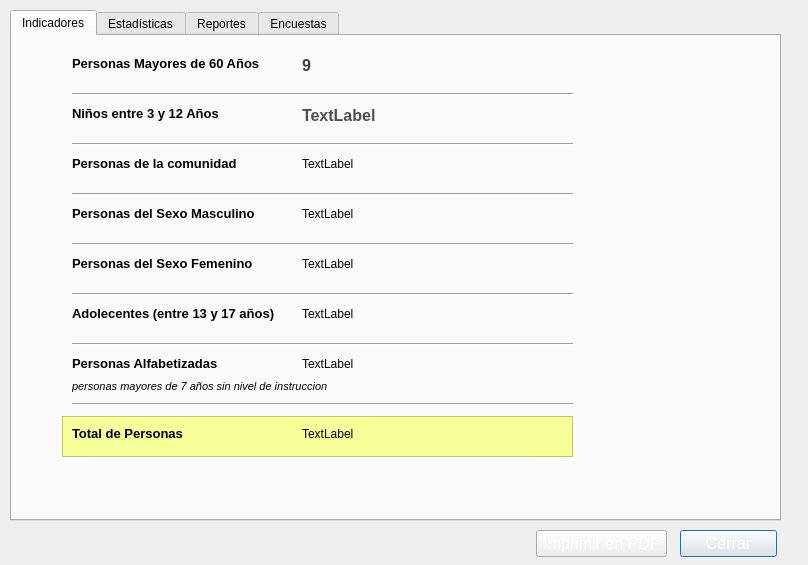
<?xml version="1.0" encoding="UTF-8"?>
<ui version="4.0">
 <class>DlgIndicadores</class>
 <widget class="QDialog" name="DlgIndicadores">
  <property name="geometry">
   <rect>
    <x>0</x>
    <y>0</y>
    <width>808</width>
    <height>565</height>
   </rect>
  </property>
  <property name="windowTitle">
   <string>Komunal - Indicadores</string>
  </property>
  <widget class="QTabWidget" name="tabWidget_2">
   <property name="geometry">
    <rect>
     <x>10</x>
     <y>10</y>
     <width>771</width>
     <height>511</height>
    </rect>
   </property>
   <property name="currentIndex">
    <number>0</number>
   </property>
   <widget class="QWidget" name="tab_3">
    <attribute name="title">
     <string>Indicadores</string>
    </attribute>
    <widget class="QLabel" name="label">
     <property name="geometry">
      <rect>
       <x>60</x>
       <y>20</y>
       <width>211</width>
       <height>16</height>
      </rect>
     </property>
     <property name="text">
      <string>&lt;!DOCTYPE HTML PUBLIC &quot;-//W3C//DTD HTML 4.0//EN&quot; &quot;http://www.w3.org/TR/REC-html40/strict.dtd&quot;&gt;
&lt;html&gt;&lt;head&gt;&lt;meta name=&quot;qrichtext&quot; content=&quot;1&quot; /&gt;&lt;style type=&quot;text/css&quot;&gt;
p, li { white-space: pre-wrap; }
&lt;/style&gt;&lt;/head&gt;&lt;body style=&quot; font-family:'Ubuntu'; font-size:9pt; font-weight:400; font-style:normal;&quot;&gt;
&lt;p style=&quot; margin-top:0px; margin-bottom:0px; margin-left:0px; margin-right:0px; -qt-block-indent:0; text-indent:0px;&quot;&gt;&lt;span style=&quot; font-size:10pt; font-weight:600;&quot;&gt;Personas Mayores de 60 Años&lt;/span&gt;&lt;/p&gt;&lt;/body&gt;&lt;/html&gt;</string>
     </property>
    </widget>
    <widget class="QLabel" name="lblMayor60">
     <property name="geometry">
      <rect>
       <x>290</x>
       <y>20</y>
       <width>261</width>
       <height>16</height>
      </rect>
     </property>
     <property name="text">
      <string>&lt;!DOCTYPE HTML PUBLIC &quot;-//W3C//DTD HTML 4.0//EN&quot; &quot;http://www.w3.org/TR/REC-html40/strict.dtd&quot;&gt;
&lt;html&gt;&lt;head&gt;&lt;meta name=&quot;qrichtext&quot; content=&quot;1&quot; /&gt;&lt;style type=&quot;text/css&quot;&gt;
p, li { white-space: pre-wrap; }
&lt;/style&gt;&lt;/head&gt;&lt;body style=&quot; font-family:'Ubuntu'; font-size:11pt; font-weight:400; font-style:normal;&quot;&gt;
&lt;p style=&quot; margin-top:0px; margin-bottom:0px; margin-left:0px; margin-right:0px; -qt-block-indent:0; text-indent:0px;&quot;&gt;&lt;span style=&quot; font-size:12pt; font-weight:600; color:#3f3f3f;&quot;&gt;9&lt;/span&gt;&lt;/p&gt;&lt;/body&gt;&lt;/html&gt;</string>
     </property>
    </widget>
    <widget class="QLabel" name="label_2">
     <property name="geometry">
      <rect>
       <x>60</x>
       <y>70</y>
       <width>161</width>
       <height>16</height>
      </rect>
     </property>
     <property name="text">
      <string>&lt;!DOCTYPE HTML PUBLIC &quot;-//W3C//DTD HTML 4.0//EN&quot; &quot;http://www.w3.org/TR/REC-html40/strict.dtd&quot;&gt;
&lt;html&gt;&lt;head&gt;&lt;meta name=&quot;qrichtext&quot; content=&quot;1&quot; /&gt;&lt;style type=&quot;text/css&quot;&gt;
p, li { white-space: pre-wrap; }
&lt;/style&gt;&lt;/head&gt;&lt;body style=&quot; font-family:'Ubuntu'; font-size:11pt; font-weight:400; font-style:normal;&quot;&gt;
&lt;p style=&quot; margin-top:0px; margin-bottom:0px; margin-left:0px; margin-right:0px; -qt-block-indent:0; text-indent:0px;&quot;&gt;&lt;span style=&quot; font-size:10pt; font-weight:600;&quot;&gt;Niños entre 3 y 12 Años&lt;/span&gt;&lt;/p&gt;&lt;/body&gt;&lt;/html&gt;</string>
     </property>
    </widget>
    <widget class="QLabel" name="lblNino">
     <property name="geometry">
      <rect>
       <x>290</x>
       <y>70</y>
       <width>261</width>
       <height>16</height>
      </rect>
     </property>
     <property name="text">
      <string>&lt;!DOCTYPE HTML PUBLIC &quot;-//W3C//DTD HTML 4.0//EN&quot; &quot;http://www.w3.org/TR/REC-html40/strict.dtd&quot;&gt;
&lt;html&gt;&lt;head&gt;&lt;meta name=&quot;qrichtext&quot; content=&quot;1&quot; /&gt;&lt;style type=&quot;text/css&quot;&gt;
p, li { white-space: pre-wrap; }
&lt;/style&gt;&lt;/head&gt;&lt;body style=&quot; font-family:'Ubuntu'; font-size:11pt; font-weight:400; font-style:normal;&quot;&gt;
&lt;p style=&quot; margin-top:0px; margin-bottom:0px; margin-left:0px; margin-right:0px; -qt-block-indent:0; text-indent:0px;&quot;&gt;&lt;span style=&quot; font-size:12pt; font-weight:600; color:#4f4f4f;&quot;&gt;TextLabel&lt;/span&gt;&lt;/p&gt;&lt;/body&gt;&lt;/html&gt;</string>
     </property>
    </widget>
    <widget class="QLabel" name="label_3">
     <property name="geometry">
      <rect>
       <x>60</x>
       <y>120</y>
       <width>191</width>
       <height>16</height>
      </rect>
     </property>
     <property name="text">
      <string>&lt;!DOCTYPE HTML PUBLIC &quot;-//W3C//DTD HTML 4.0//EN&quot; &quot;http://www.w3.org/TR/REC-html40/strict.dtd&quot;&gt;
&lt;html&gt;&lt;head&gt;&lt;meta name=&quot;qrichtext&quot; content=&quot;1&quot; /&gt;&lt;style type=&quot;text/css&quot;&gt;
p, li { white-space: pre-wrap; }
&lt;/style&gt;&lt;/head&gt;&lt;body style=&quot; font-family:'Ubuntu'; font-size:11pt; font-weight:400; font-style:normal;&quot;&gt;
&lt;p style=&quot; margin-top:0px; margin-bottom:0px; margin-left:0px; margin-right:0px; -qt-block-indent:0; text-indent:0px;&quot;&gt;&lt;span style=&quot; font-size:10pt; font-weight:600;&quot;&gt;Personas de la comunidad&lt;/span&gt;&lt;/p&gt;&lt;/body&gt;&lt;/html&gt;</string>
     </property>
    </widget>
    <widget class="QLabel" name="lblPersonasComunidad">
     <property name="geometry">
      <rect>
       <x>290</x>
       <y>120</y>
       <width>261</width>
       <height>16</height>
      </rect>
     </property>
     <property name="text">
      <string>TextLabel</string>
     </property>
    </widget>
    <widget class="QLabel" name="label_4">
     <property name="geometry">
      <rect>
       <x>60</x>
       <y>170</y>
       <width>201</width>
       <height>16</height>
      </rect>
     </property>
     <property name="text">
      <string>&lt;!DOCTYPE HTML PUBLIC &quot;-//W3C//DTD HTML 4.0//EN&quot; &quot;http://www.w3.org/TR/REC-html40/strict.dtd&quot;&gt;
&lt;html&gt;&lt;head&gt;&lt;meta name=&quot;qrichtext&quot; content=&quot;1&quot; /&gt;&lt;style type=&quot;text/css&quot;&gt;
p, li { white-space: pre-wrap; }
&lt;/style&gt;&lt;/head&gt;&lt;body style=&quot; font-family:'Ubuntu'; font-size:9pt; font-weight:400; font-style:normal;&quot;&gt;
&lt;p style=&quot; margin-top:0px; margin-bottom:0px; margin-left:0px; margin-right:0px; -qt-block-indent:0; text-indent:0px;&quot;&gt;&lt;span style=&quot; font-size:10pt; font-weight:600;&quot;&gt;Personas del Sexo Masculino&lt;/span&gt;&lt;/p&gt;&lt;/body&gt;&lt;/html&gt;</string>
     </property>
    </widget>
    <widget class="QLabel" name="label_5">
     <property name="geometry">
      <rect>
       <x>60</x>
       <y>220</y>
       <width>201</width>
       <height>16</height>
      </rect>
     </property>
     <property name="text">
      <string>&lt;!DOCTYPE HTML PUBLIC &quot;-//W3C//DTD HTML 4.0//EN&quot; &quot;http://www.w3.org/TR/REC-html40/strict.dtd&quot;&gt;
&lt;html&gt;&lt;head&gt;&lt;meta name=&quot;qrichtext&quot; content=&quot;1&quot; /&gt;&lt;style type=&quot;text/css&quot;&gt;
p, li { white-space: pre-wrap; }
&lt;/style&gt;&lt;/head&gt;&lt;body style=&quot; font-family:'Ubuntu'; font-size:9pt; font-weight:400; font-style:normal;&quot;&gt;
&lt;p style=&quot; margin-top:0px; margin-bottom:0px; margin-left:0px; margin-right:0px; -qt-block-indent:0; text-indent:0px;&quot;&gt;&lt;span style=&quot; font-size:10pt; font-weight:600;&quot;&gt;Personas del Sexo Femenino&lt;/span&gt;&lt;/p&gt;&lt;/body&gt;&lt;/html&gt;</string>
     </property>
    </widget>
    <widget class="QLabel" name="lblSexoFemenino">
     <property name="geometry">
      <rect>
       <x>290</x>
       <y>220</y>
       <width>261</width>
       <height>16</height>
      </rect>
     </property>
     <property name="text">
      <string>TextLabel</string>
     </property>
    </widget>
    <widget class="QLabel" name="lblSexoMasculino">
     <property name="geometry">
      <rect>
       <x>290</x>
       <y>170</y>
       <width>261</width>
       <height>16</height>
      </rect>
     </property>
     <property name="text">
      <string>TextLabel</string>
     </property>
    </widget>
    <widget class="QLabel" name="label_7">
     <property name="geometry">
      <rect>
       <x>60</x>
       <y>270</y>
       <width>221</width>
       <height>16</height>
      </rect>
     </property>
     <property name="text">
      <string>&lt;!DOCTYPE HTML PUBLIC &quot;-//W3C//DTD HTML 4.0//EN&quot; &quot;http://www.w3.org/TR/REC-html40/strict.dtd&quot;&gt;
&lt;html&gt;&lt;head&gt;&lt;meta name=&quot;qrichtext&quot; content=&quot;1&quot; /&gt;&lt;style type=&quot;text/css&quot;&gt;
p, li { white-space: pre-wrap; }
&lt;/style&gt;&lt;/head&gt;&lt;body style=&quot; font-family:'Ubuntu'; font-size:11pt; font-weight:400; font-style:normal;&quot;&gt;
&lt;p style=&quot; margin-top:0px; margin-bottom:0px; margin-left:0px; margin-right:0px; -qt-block-indent:0; text-indent:0px;&quot;&gt;&lt;span style=&quot; font-size:10pt; font-weight:600;&quot;&gt;Adolecentes (entre 13 y 17 años)&lt;/span&gt;&lt;/p&gt;&lt;/body&gt;&lt;/html&gt;</string>
     </property>
    </widget>
    <widget class="QLabel" name="label_8">
     <property name="geometry">
      <rect>
       <x>60</x>
       <y>320</y>
       <width>171</width>
       <height>16</height>
      </rect>
     </property>
     <property name="text">
      <string>&lt;!DOCTYPE HTML PUBLIC &quot;-//W3C//DTD HTML 4.0//EN&quot; &quot;http://www.w3.org/TR/REC-html40/strict.dtd&quot;&gt;
&lt;html&gt;&lt;head&gt;&lt;meta name=&quot;qrichtext&quot; content=&quot;1&quot; /&gt;&lt;style type=&quot;text/css&quot;&gt;
p, li { white-space: pre-wrap; }
&lt;/style&gt;&lt;/head&gt;&lt;body style=&quot; font-family:'Ubuntu'; font-size:11pt; font-weight:400; font-style:normal;&quot;&gt;
&lt;p style=&quot; margin-top:0px; margin-bottom:0px; margin-left:0px; margin-right:0px; -qt-block-indent:0; text-indent:0px;&quot;&gt;&lt;span style=&quot; font-size:10pt; font-weight:600;&quot;&gt;Personas Alfabetizadas&lt;/span&gt;&lt;/p&gt;&lt;/body&gt;&lt;/html&gt;</string>
     </property>
    </widget>
    <widget class="QLabel" name="lblAlfabetizada">
     <property name="geometry">
      <rect>
       <x>290</x>
       <y>320</y>
       <width>261</width>
       <height>16</height>
      </rect>
     </property>
     <property name="text">
      <string>TextLabel</string>
     </property>
    </widget>
    <widget class="Line" name="line">
     <property name="geometry">
      <rect>
       <x>60</x>
       <y>150</y>
       <width>501</width>
       <height>16</height>
      </rect>
     </property>
     <property name="orientation">
      <enum>Qt::Horizontal</enum>
     </property>
    </widget>
    <widget class="Line" name="line_2">
     <property name="geometry">
      <rect>
       <x>60</x>
       <y>200</y>
       <width>501</width>
       <height>16</height>
      </rect>
     </property>
     <property name="orientation">
      <enum>Qt::Horizontal</enum>
     </property>
    </widget>
    <widget class="Line" name="line_3">
     <property name="geometry">
      <rect>
       <x>60</x>
       <y>250</y>
       <width>501</width>
       <height>16</height>
      </rect>
     </property>
     <property name="orientation">
      <enum>Qt::Horizontal</enum>
     </property>
    </widget>
    <widget class="Line" name="line_5">
     <property name="geometry">
      <rect>
       <x>60</x>
       <y>300</y>
       <width>501</width>
       <height>16</height>
      </rect>
     </property>
     <property name="orientation">
      <enum>Qt::Horizontal</enum>
     </property>
    </widget>
    <widget class="Line" name="line_6">
     <property name="geometry">
      <rect>
       <x>60</x>
       <y>360</y>
       <width>501</width>
       <height>16</height>
      </rect>
     </property>
     <property name="orientation">
      <enum>Qt::Horizontal</enum>
     </property>
    </widget>
    <widget class="Line" name="line_7">
     <property name="geometry">
      <rect>
       <x>60</x>
       <y>100</y>
       <width>501</width>
       <height>16</height>
      </rect>
     </property>
     <property name="orientation">
      <enum>Qt::Horizontal</enum>
     </property>
    </widget>
    <widget class="Line" name="line_8">
     <property name="geometry">
      <rect>
       <x>60</x>
       <y>50</y>
       <width>501</width>
       <height>16</height>
      </rect>
     </property>
     <property name="orientation">
      <enum>Qt::Horizontal</enum>
     </property>
    </widget>
    <widget class="QFrame" name="frame">
     <property name="geometry">
      <rect>
       <x>50</x>
       <y>380</y>
       <width>511</width>
       <height>41</height>
      </rect>
     </property>
     <property name="styleSheet">
      <string notr="true">alternate-background-color: rgb(170, 170, 255);
background-color: rgb(247, 255, 153);</string>
     </property>
     <property name="frameShape">
      <enum>QFrame::StyledPanel</enum>
     </property>
     <property name="frameShadow">
      <enum>QFrame::Raised</enum>
     </property>
     <widget class="QLabel" name="label_9">
      <property name="geometry">
       <rect>
        <x>10</x>
        <y>10</y>
        <width>171</width>
        <height>16</height>
       </rect>
      </property>
      <property name="text">
       <string>&lt;!DOCTYPE HTML PUBLIC &quot;-//W3C//DTD HTML 4.0//EN&quot; &quot;http://www.w3.org/TR/REC-html40/strict.dtd&quot;&gt;
&lt;html&gt;&lt;head&gt;&lt;meta name=&quot;qrichtext&quot; content=&quot;1&quot; /&gt;&lt;style type=&quot;text/css&quot;&gt;
p, li { white-space: pre-wrap; }
&lt;/style&gt;&lt;/head&gt;&lt;body style=&quot; font-family:'Ubuntu'; font-size:9pt; font-weight:400; font-style:normal;&quot;&gt;
&lt;p style=&quot; margin-top:0px; margin-bottom:0px; margin-left:0px; margin-right:0px; -qt-block-indent:0; text-indent:0px;&quot;&gt;&lt;span style=&quot; font-size:10pt; font-weight:600;&quot;&gt;Total de Personas&lt;/span&gt;&lt;/p&gt;&lt;/body&gt;&lt;/html&gt;</string>
      </property>
     </widget>
     <widget class="QLabel" name="lblTotalPersonas">
      <property name="geometry">
       <rect>
        <x>240</x>
        <y>10</y>
        <width>261</width>
        <height>16</height>
       </rect>
      </property>
      <property name="text">
       <string>TextLabel</string>
      </property>
     </widget>
    </widget>
    <widget class="QLabel" name="labelalfabetizada">
     <property name="geometry">
      <rect>
       <x>60</x>
       <y>330</y>
       <width>261</width>
       <height>41</height>
      </rect>
     </property>
     <property name="text">
      <string>&lt;!DOCTYPE HTML PUBLIC &quot;-//W3C//DTD HTML 4.0//EN&quot; &quot;http://www.w3.org/TR/REC-html40/strict.dtd&quot;&gt;
&lt;html&gt;&lt;head&gt;&lt;meta name=&quot;qrichtext&quot; content=&quot;1&quot; /&gt;&lt;style type=&quot;text/css&quot;&gt;
p, li { white-space: pre-wrap; }
&lt;/style&gt;&lt;/head&gt;&lt;body style=&quot; font-family:'Ubuntu'; font-size:9pt; font-weight:400; font-style:normal;&quot;&gt;
&lt;p style=&quot; margin-top:0px; margin-bottom:0px; margin-left:0px; margin-right:0px; -qt-block-indent:0; text-indent:0px;&quot;&gt;&lt;span style=&quot; font-size:8pt; font-style:italic;&quot;&gt;personas mayores de 7 años sin nivel de instruccion&lt;/span&gt;&lt;/p&gt;&lt;/body&gt;&lt;/html&gt;</string>
     </property>
    </widget>
    <widget class="QLabel" name="lblCantAdolecentes">
     <property name="geometry">
      <rect>
       <x>290</x>
       <y>270</y>
       <width>261</width>
       <height>16</height>
      </rect>
     </property>
     <property name="text">
      <string>TextLabel</string>
     </property>
    </widget>
    <zorder>frame</zorder>
    <zorder>label</zorder>
    <zorder>lblMayor60</zorder>
    <zorder>label_2</zorder>
    <zorder>lblNino</zorder>
    <zorder>label_3</zorder>
    <zorder>lblPersonasComunidad</zorder>
    <zorder>label_4</zorder>
    <zorder>label_5</zorder>
    <zorder>lblSexoFemenino</zorder>
    <zorder>lblSexoMasculino</zorder>
    <zorder>label_7</zorder>
    <zorder>label_8</zorder>
    <zorder>lblAlfabetizada</zorder>
    <zorder>line</zorder>
    <zorder>line_2</zorder>
    <zorder>line_3</zorder>
    <zorder>line_5</zorder>
    <zorder>line_6</zorder>
    <zorder>line_7</zorder>
    <zorder>line_8</zorder>
    <zorder>labelalfabetizada</zorder>
    <zorder>lblCantAdolecentes</zorder>
   </widget>
   <widget class="QWidget" name="tab_4">
    <attribute name="title">
     <string>Estadísticas</string>
    </attribute>
   </widget>
   <widget class="QWidget" name="tab_5">
    <attribute name="title">
     <string>Reportes</string>
    </attribute>
   </widget>
   <widget class="QWidget" name="tab_6">
    <attribute name="title">
     <string>Encuestas</string>
    </attribute>
   </widget>
  </widget>
  <widget class="QPushButton" name="btnCerrarIndicadores">
   <property name="geometry">
    <rect>
     <x>680</x>
     <y>530</y>
     <width>97</width>
     <height>27</height>
    </rect>
   </property>
   <property name="font">
    <font>
     <pointsize>12</pointsize>
    </font>
   </property>
   <property name="cursor">
    <cursorShape>PointingHandCursor</cursorShape>
   </property>
   <property name="styleSheet">
    <string notr="true">QPushButton {
color: white;
background: qradialgradient(cx: 0.3, cy: -0.4,
fx: 0.3, fy: -0.4,
radius: 1.35, stop: 0 #fff, stop: 1 #888);
}

QPushButton:hover {
background: qradialgradient(cx: 0.3, cy: -0.4,
fx: 0.3, fy: -0.4,
radius: 1.35, stop: 0 #fff, stop: 1 #bbb);
}

QPushButton:pressed {
background: qradialgradient(cx: 0.4, cy: -0.1,
fx: 0.4, fy: -0.1,
radius: 1.35, stop: 0 #fff, stop: 1 #ddd);
}
</string>
   </property>
   <property name="text">
    <string>Cerrar</string>
   </property>
  </widget>
  <widget class="QPushButton" name="btnGenerarPDF">
   <property name="geometry">
    <rect>
     <x>536</x>
     <y>530</y>
     <width>131</width>
     <height>27</height>
    </rect>
   </property>
   <property name="font">
    <font>
     <pointsize>12</pointsize>
    </font>
   </property>
   <property name="cursor">
    <cursorShape>PointingHandCursor</cursorShape>
   </property>
   <property name="styleSheet">
    <string notr="true">QPushButton {
color: white;
background: qradialgradient(cx: 0.3, cy: -0.4,
fx: 0.3, fy: -0.4,
radius: 1.35, stop: 0 #fff, stop: 1 #888);
}

QPushButton:hover {
background: qradialgradient(cx: 0.3, cy: -0.4,
fx: 0.3, fy: -0.4,
radius: 1.35, stop: 0 #fff, stop: 1 #bbb);
}

QPushButton:pressed {
background: qradialgradient(cx: 0.4, cy: -0.1,
fx: 0.4, fy: -0.1,
radius: 1.35, stop: 0 #fff, stop: 1 #ddd);
}
</string>
   </property>
   <property name="text">
    <string>Imprimir en PDF</string>
   </property>
  </widget>
 </widget>
 <resources/>
 <connections>
  <connection>
   <sender>btnCerrarIndicadores</sender>
   <signal>clicked()</signal>
   <receiver>DlgIndicadores</receiver>
   <slot>close()</slot>
   <hints>
    <hint type="sourcelabel">
     <x>728</x>
     <y>543</y>
    </hint>
    <hint type="destinationlabel">
     <x>403</x>
     <y>282</y>
    </hint>
   </hints>
  </connection>
 </connections>
</ui>
